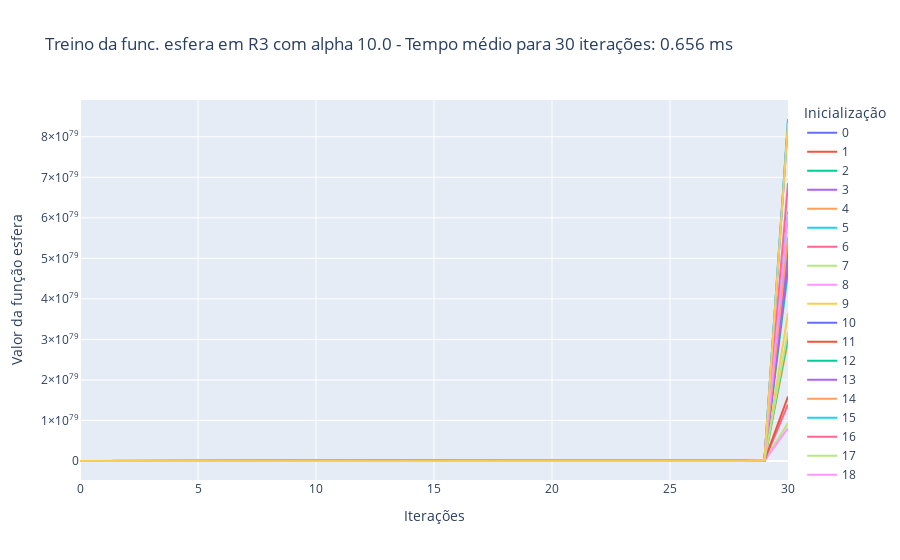

Source (notebook cell):
### Markdown cell above
Caso 2.3: $\alpha$ = 10, treinamento por 30 iterações

### Code cell
treina_gradiente(1e1, 3, 'esfera', 30)

### Figure 1 — Plotly figure (JSON) as saved in the notebook; plotly's stock layout.template omitted (floating-point values rounded to 4 significant figures)
{"data": [{"hovertemplate": "variable=0<br>index=%{x}<br>value=%{y}<extra></extra>", "legendgroup": "0", "line": {"color": "#636efa", "dash": "solid"}, "marker": {"symbol": "circle"}, "mode": "lines", "name": "0", "orientation": "v", "showlegend": true, "type": "scatter", "x": [0, 1, 2, 3, 4, 5, 6, 7, 8, 9, 10, 11, 12, 13, 14, 15, 16, 17, 18, 19, 20, 21, 22, 23, 24, 25, 26, 27, 28, 29, 30], "xaxis": "x", "y": [1574.0, 568400.0, 205200000.0, 74070000000.0, 26740000000000.0, 9652621377071560, 3484596317122833400, 1.258e+21, 4.541e+23, 1.639e+26, 5.918e+28, 2.136e+31, 7.713e+33, 2.784e+36, 1.005e+39, 3.628e+41, 1.31e+44, 4.729e+46, 1.707e+49, 6.162e+51, 2.225e+54, 8.031e+56, 2.899e+59, 1.047e+62, 3.778e+64, 1.364e+67, 4.924e+69, 1.777e+72, 6.417e+74, 2.316e+77, 8.362e+79], "yaxis": "y"}, {"hovertemplate": "variable=1<br>index=%{x}<br>value=%{y}<extra></extra>", "legendgroup": "1", "line": {"color": "#EF553B", "dash": "solid"}, "marker": {"symbol": "circle"}, "mode": "lines", "name": "1", "orientation": "v", "showlegend": true, "type": "scatter", "x": [0, 1, 2, 3, 4, 5, 6, 7, 8, 9, 10, 11, 12, 13, 14, 15, 16, 17, 18, 19, 20, 21, 22, 23, 24, 25, 26, 27, 28, 29, 30], "xaxis": "x", "y": [984.0, 355200.0, 128200000.0, 46290000000.0, 16710000000000.0, 6032868812696430, 2177865641383411700, 786209496539411600000, 2.838e+23, 1.025e+26, 3.699e+28, 1.335e+31, 4.82e+33, 1.74e+36, 6.282e+38, 2.268e+41, 8.187e+43, 2.955e+46, 1.067e+49, 3.851e+51, 1.39e+54, 5.019e+56, 1.812e+59, 6.541e+61, 2.361e+64, 8.524e+66, 3.077e+69, 1.111e+72, 4.01e+74, 1.448e+77, 5.226e+79], "yaxis": "y"}, {"hovertemplate": "variable=2<br>index=%{x}<br>value=%{y}<extra></extra>", "legendgroup": "2", "line": {"color": "#00cc96", "dash": "solid"}, "marker": {"symbol": "circle"}, "mode": "lines", "name": "2", "orientation": "v", "showlegend": true, "type": "scatter", "x": [0, 1, 2, 3, 4, 5, 6, 7, 8, 9, 10, 11, 12, 13, 14, 15, 16, 17, 18, 19, 20, 21, 22, 23, 24, 25, 26, 27, 28, 29, 30], "xaxis": "x", "y": [884.3, 319200.0, 115200000.0, 41600000000.0, 15020000000000.0, 5421626590881900, 1957207199308365800, 706551798950319900000, 2.551e+23, 9.208e+25, 3.324e+28, 1.2e+31, 4.332e+33, 1.564e+36, 5.645e+38, 2.038e+41, 7.357e+43, 2.656e+46, 9.588e+48, 3.461e+51, 1.25e+54, 4.511e+56, 1.628e+59, 5.878e+61, 2.122e+64, 7.661e+66, 2.766e+69, 9.984e+71, 3.604e+74, 1.301e+77, 4.697e+79], "yaxis": "y"}, {"hovertemplate": "variable=3<br>index=%{x}<br>value=%{y}<extra></extra>", "legendgroup": "3", "line": {"color": "#ab63fa", "dash": "solid"}, "marker": {"symbol": "circle"}, "mode": "lines", "name": "3", "orientation": "v", "showlegend": true, "type": "scatter", "x": [0, 1, 2, 3, 4, 5, 6, 7, 8, 9, 10, 11, 12, 13, 14, 15, 16, 17, 18, 19, 20, 21, 22, 23, 24, 25, 26, 27, 28, 29, 30], "xaxis": "x", "y": [1011.0, 365000.0, 131800000.0, 47570000000.0, 17170000000000.0, 6199696908164350, 2238090583847330000, 807950700768886400000, 2.917e+23, 1.053e+26, 3.801e+28, 1.372e+31, 4.954e+33, 1.788e+36, 6.456e+38, 2.33e+41, 8.413e+43, 3.037e+46, 1.096e+49, 3.958e+51, 1.429e+54, 5.158e+56, 1.862e+59, 6.722e+61, 2.427e+64, 8.76e+66, 3.162e+69, 1.142e+72, 4.121e+74, 1.488e+77, 5.371e+79], "yaxis": "y"}, {"hovertemplate": "variable=4<br>index=%{x}<br>value=%{y}<extra></extra>", "legendgroup": "4", "line": {"color": "#FFA15A", "dash": "solid"}, "marker": {"symbol": "circle"}, "mode": "lines", "name": "4", "orientation": "v", "showlegend": true, "type": "scatter", "x": [0, 1, 2, 3, 4, 5, 6, 7, 8, 9, 10, 11, 12, 13, 14, 15, 16, 17, 18, 19, 20, 21, 22, 23, 24, 25, 26, 27, 28, 29, 30], "xaxis": "x", "y": [557.4, 201200.0, 72640000.0, 26220000000.0, 9466000000000.0, 3417316437279902, 1233651233858044700, 445348095422754100000, 1.608e+23, 5.804e+25, 2.095e+28, 7.564e+30, 2.73e+33, 9.857e+35, 3.558e+38, 1.285e+41, 4.637e+43, 1.674e+46, 6.043e+48, 2.182e+51, 7.876e+53, 2.843e+56, 1.026e+59, 3.705e+61, 1.338e+64, 4.829e+66, 1.743e+69, 6.293e+71, 2.272e+74, 8.201e+76, 2.961e+79], "yaxis": "y"}, {"hovertemplate": "variable=5<br>index=%{x}<br>value=%{y}<extra></extra>", "legendgroup": "5", "line": {"color": "#19d3f3", "dash": "solid"}, "marker": {"symbol": "circle"}, "mode": "lines", "name": "5", "orientation": "v", "showlegend": true, "type": "scatter", "x": [0, 1, 2, 3, 4, 5, 6, 7, 8, 9, 10, 11, 12, 13, 14, 15, 16, 17, 18, 19, 20, 21, 22, 23, 24, 25, 26, 27, 28, 29, 30], "xaxis": "x", "y": [1589.0, 573600.0, 207100000.0, 74750000000.0, 26980000000000.0, 9741453905336168, 3516664859826356000, 1.27e+21, 4.583e+23, 1.654e+26, 5.973e+28, 2.156e+31, 7.783e+33, 2.81e+36, 1.014e+39, 3.662e+41, 1.322e+44, 4.772e+46, 1.723e+49, 6.219e+51, 2.245e+54, 8.105e+56, 2.926e+59, 1.056e+62, 3.813e+64, 1.376e+67, 4.969e+69, 1.794e+72, 6.476e+74, 2.338e+77, 8.439e+79], "yaxis": "y"}, {"hovertemplate": "variable=6<br>index=%{x}<br>value=%{y}<extra></extra>", "legendgroup": "6", "line": {"color": "#FF6692", "dash": "solid"}, "marker": {"symbol": "circle"}, "mode": "lines", "name": "6", "orientation": "v", "showlegend": true, "type": "scatter", "x": [0, 1, 2, 3, 4, 5, 6, 7, 8, 9, 10, 11, 12, 13, 14, 15, 16, 17, 18, 19, 20, 21, 22, 23, 24, 25, 26, 27, 28, 29, 30], "xaxis": "x", "y": [263.0, 94930.0, 34270000.0, 12370000000.0, 4466000000000.0, 1612000000000000.0, 582026739796088800, 210111653066388080000, 7.585e+22, 2.738e+25, 9.885e+27, 3.568e+30, 1.288e+33, 4.65e+35, 1.679e+38, 6.06e+40, 2.188e+43, 7.898e+45, 2.851e+48, 1.029e+51, 3.716e+53, 1.341e+56, 4.842e+58, 1.748e+61, 6.311e+63, 2.278e+66, 8.224e+68, 2.969e+71, 1.072e+74, 3.869e+76, 1.397e+79], "yaxis": "y"}, {"hovertemplate": "variable=7<br>index=%{x}<br>value=%{y}<extra></extra>", "legendgroup": "7", "line": {"color": "#B6E880", "dash": "solid"}, "marker": {"symbol": "circle"}, "mode": "lines", "name": "7", "orientation": "v", "showlegend": true, "type": "scatter", "x": [0, 1, 2, 3, 4, 5, 6, 7, 8, 9, 10, 11, 12, 13, 14, 15, 16, 17, 18, 19, 20, 21, 22, 23, 24, 25, 26, 27, 28, 29, 30], "xaxis": "x", "y": [176.2, 63600.0, 22960000.0, 8289000000.0, 2992000000000.0, 1080202976867829, 389953274649286300, 140773132148392330000, 5.082e+22, 1.835e+25, 6.623e+27, 2.391e+30, 8.631e+32, 3.116e+35, 1.125e+38, 4.06e+40, 1.466e+43, 5.292e+45, 1.91e+48, 6.896e+50, 2.49e+53, 8.987e+55, 3.244e+58, 1.171e+61, 4.228e+63, 1.526e+66, 5.51e+68, 1.989e+71, 7.181e+73, 2.592e+76, 9.358e+78], "yaxis": "y"}, {"hovertemplate": "variable=8<br>index=%{x}<br>value=%{y}<extra></extra>", "legendgroup": "8", "line": {"color": "#FF97FF", "dash": "solid"}, "marker": {"symbol": "circle"}, "mode": "lines", "name": "8", "orientation": "v", "showlegend": true, "type": "scatter", "x": [0, 1, 2, 3, 4, 5, 6, 7, 8, 9, 10, 11, 12, 13, 14, 15, 16, 17, 18, 19, 20, 21, 22, 23, 24, 25, 26, 27, 28, 29, 30], "xaxis": "x", "y": [153.5, 55400.0, 20000000.0, 7220000000.0, 2606000000000.0, 940900000000000.0, 339661422353718400, 122617773469692330000, 4.427e+22, 1.598e+25, 5.769e+27, 2.082e+30, 7.518e+32, 2.714e+35, 9.797e+37, 3.537e+40, 1.277e+43, 4.609e+45, 1.664e+48, 6.007e+50, 2.168e+53, 7.828e+55, 2.826e+58, 1.02e+61, 3.683e+63, 1.329e+66, 4.799e+68, 1.733e+71, 6.255e+73, 2.258e+76, 8.151e+78], "yaxis": "y"}, {"hovertemplate": "variable=9<br>index=%{x}<br>value=%{y}<extra></extra>", "legendgroup": "9", "line": {"color": "#FECB52", "dash": "solid"}, "marker": {"symbol": "circle"}, "mode": "lines", "name": "9", "orientation": "v", "showlegend": true, "type": "scatter", "x": [0, 1, 2, 3, 4, 5, 6, 7, 8, 9, 10, 11, 12, 13, 14, 15, 16, 17, 18, 19, 20, 21, 22, 23, 24, 25, 26, 27, 28, 29, 30], "xaxis": "x", "y": [686.9, 248000.0, 89520000.0, 32320000000.0, 11670000000000.0, 4212000000000000.0, 1520428885162289000, 548874827543586500000, 1.981e+23, 7.153e+25, 2.582e+28, 9.322e+30, 3.365e+33, 1.215e+36, 4.386e+38, 1.583e+41, 5.715e+43, 2.063e+46, 7.448e+48, 2.689e+51, 9.707e+53, 3.504e+56, 1.265e+59, 4.567e+61, 1.649e+64, 5.951e+66, 2.148e+69, 7.756e+71, 2.8e+74, 1.011e+77, 3.649e+79], "yaxis": "y"}, {"hovertemplate": "variable=10<br>index=%{x}<br>value=%{y}<extra></extra>", "legendgroup": "10", "line": {"color": "#636efa", "dash": "solid"}, "marker": {"symbol": "circle"}, "mode": "lines", "name": "10", "orientation": "v", "showlegend": true, "type": "scatter", "x": [0, 1, 2, 3, 4, 5, 6, 7, 8, 9, 10, 11, 12, 13, 14, 15, 16, 17, 18, 19, 20, 21, 22, 23, 24, 25, 26, 27, 28, 29, 30], "xaxis": "x", "y": [932.6, 336700.0, 121500000.0, 43880000000.0, 15840000000000.0, 5717926217129306, 2064171364383679200, 745165862542508000000, 2.69e+23, 9.711e+25, 3.506e+28, 1.266e+31, 4.569e+33, 1.649e+36, 5.954e+38, 2.149e+41, 7.759e+43, 2.801e+46, 1.011e+49, 3.65e+51, 1.318e+54, 4.757e+56, 1.717e+59, 6.2e+61, 2.238e+64, 8.079e+66, 2.917e+69, 1.053e+72, 3.801e+74, 1.372e+77, 4.954e+79], "yaxis": "y"}, {"hovertemplate": "variable=11<br>index=%{x}<br>value=%{y}<extra></extra>", "legendgroup": "11", "line": {"color": "#EF553B", "dash": "solid"}, "marker": {"symbol": "circle"}, "mode": "lines", "name": "11", "orientation": "v", "showlegend": true, "type": "scatter", "x": [0, 1, 2, 3, 4, 5, 6, 7, 8, 9, 10, 11, 12, 13, 14, 15, 16, 17, 18, 19, 20, 21, 22, 23, 24, 25, 26, 27, 28, 29, 30], "xaxis": "x", "y": [299.3, 108000.0, 39000000.0, 14080000000.0, 5083000000000.0, 1835000000000000.0, 662436309242068900, 239139507636386920000, 8.633e+22, 3.116e+25, 1.125e+28, 4.061e+30, 1.466e+33, 5.293e+35, 1.911e+38, 6.898e+40, 2.49e+43, 8.989e+45, 3.245e+48, 1.171e+51, 4.229e+53, 1.527e+56, 5.511e+58, 1.99e+61, 7.182e+63, 2.593e+66, 9.36e+68, 3.379e+71, 1.22e+74, 4.404e+76, 1.59e+79], "yaxis": "y"}, {"hovertemplate": "variable=12<br>index=%{x}<br>value=%{y}<extra></extra>", "legendgroup": "12", "line": {"color": "#00cc96", "dash": "solid"}, "marker": {"symbol": "circle"}, "mode": "lines", "name": "12", "orientation": "v", "showlegend": true, "type": "scatter", "x": [0, 1, 2, 3, 4, 5, 6, 7, 8, 9, 10, 11, 12, 13, 14, 15, 16, 17, 18, 19, 20, 21, 22, 23, 24, 25, 26, 27, 28, 29, 30], "xaxis": "x", "y": [580.4, 209500.0, 75640000.0, 27310000000.0, 9857000000000.0, 3558555209542540, 1284638430644856800, 463754473462793500000, 1.674e+23, 6.044e+25, 2.182e+28, 7.876e+30, 2.843e+33, 1.026e+36, 3.705e+38, 1.338e+41, 4.829e+43, 1.743e+46, 6.293e+48, 2.272e+51, 8.201e+53, 2.961e+56, 1.069e+59, 3.858e+61, 1.393e+64, 5.028e+66, 1.815e+69, 6.553e+71, 2.366e+74, 8.54e+76, 3.083e+79], "yaxis": "y"}, {"hovertemplate": "variable=13<br>index=%{x}<br>value=%{y}<extra></extra>", "legendgroup": "13", "line": {"color": "#ab63fa", "dash": "solid"}, "marker": {"symbol": "circle"}, "mode": "lines", "name": "13", "orientation": "v", "showlegend": true, "type": "scatter", "x": [0, 1, 2, 3, 4, 5, 6, 7, 8, 9, 10, 11, 12, 13, 14, 15, 16, 17, 18, 19, 20, 21, 22, 23, 24, 25, 26, 27, 28, 29, 30], "xaxis": "x", "y": [922.7, 333100.0, 120200000.0, 43410000000.0, 15670000000000.0, 5657072328170596, 2042203110469584600, 737235322879520300000, 2.661e+23, 9.608e+25, 3.468e+28, 1.252e+31, 4.52e+33, 1.632e+36, 5.891e+38, 2.126e+41, 7.677e+43, 2.771e+46, 1e+49, 3.612e+51, 1.304e+54, 4.707e+56, 1.699e+59, 6.134e+61, 2.214e+64, 7.993e+66, 2.886e+69, 1.042e+72, 3.761e+74, 1.358e+77, 4.901e+79], "yaxis": "y"}, {"hovertemplate": "variable=14<br>index=%{x}<br>value=%{y}<extra></extra>", "legendgroup": "14", "line": {"color": "#FFA15A", "dash": "solid"}, "marker": {"symbol": "circle"}, "mode": "lines", "name": "14", "orientation": "v", "showlegend": true, "type": "scatter", "x": [0, 1, 2, 3, 4, 5, 6, 7, 8, 9, 10, 11, 12, 13, 14, 15, 16, 17, 18, 19, 20, 21, 22, 23, 24, 25, 26, 27, 28, 29, 30], "xaxis": "x", "y": [1040.0, 375300.0, 135500000.0, 48910000000.0, 17660000000000.0, 6374496679769100, 2301193301396645400, 830730781804188900000, 2.999e+23, 1.083e+26, 3.908e+28, 1.411e+31, 5.093e+33, 1.839e+36, 6.638e+38, 2.396e+41, 8.65e+43, 3.123e+46, 1.127e+49, 4.07e+51, 1.469e+54, 5.303e+56, 1.915e+59, 6.912e+61, 2.495e+64, 9.007e+66, 3.252e+69, 1.174e+72, 4.238e+74, 1.53e+77, 5.522e+79], "yaxis": "y"}, {"hovertemplate": "variable=15<br>index=%{x}<br>value=%{y}<extra></extra>", "legendgroup": "15", "line": {"color": "#19d3f3", "dash": "solid"}, "marker": {"symbol": "circle"}, "mode": "lines", "name": "15", "orientation": "v", "showlegend": true, "type": "scatter", "x": [0, 1, 2, 3, 4, 5, 6, 7, 8, 9, 10, 11, 12, 13, 14, 15, 16, 17, 18, 19, 20, 21, 22, 23, 24, 25, 26, 27, 28, 29, 30], "xaxis": "x", "y": [1159.0, 418400.0, 151100000.0, 54530000000.0, 19690000000000.0, 7106604620329436, 2565484267938926600, 926139820725952600000, 3.343e+23, 1.207e+26, 4.357e+28, 1.573e+31, 5.678e+33, 2.05e+36, 7.4e+38, 2.671e+41, 9.644e+43, 3.481e+46, 1.257e+49, 4.537e+51, 1.638e+54, 5.913e+56, 2.134e+59, 7.705e+61, 2.782e+64, 1.004e+67, 3.625e+69, 1.309e+72, 4.724e+74, 1.705e+77, 6.157e+79], "yaxis": "y"}, {"hovertemplate": "variable=16<br>index=%{x}<br>value=%{y}<extra></extra>", "legendgroup": "16", "line": {"color": "#FF6692", "dash": "solid"}, "marker": {"symbol": "circle"}, "mode": "lines", "name": "16", "orientation": "v", "showlegend": true, "type": "scatter", "x": [0, 1, 2, 3, 4, 5, 6, 7, 8, 9, 10, 11, 12, 13, 14, 15, 16, 17, 18, 19, 20, 21, 22, 23, 24, 25, 26, 27, 28, 29, 30], "xaxis": "x", "y": [1290.0, 465700.0, 168100000.0, 60690000000.0, 21910000000000.0, 7909452507551999, 2855312355226272300, 1.031e+21, 3.721e+23, 1.343e+26, 4.849e+28, 1.751e+31, 6.32e+33, 2.281e+36, 8.236e+38, 2.973e+41, 1.073e+44, 3.875e+46, 1.399e+49, 5.049e+51, 1.823e+54, 6.581e+56, 2.376e+59, 8.576e+61, 3.096e+64, 1.118e+67, 4.035e+69, 1.456e+72, 5.258e+74, 1.898e+77, 6.852e+79], "yaxis": "y"}, {"hovertemplate": "variable=17<br>index=%{x}<br>value=%{y}<extra></extra>", "legendgroup": "17", "line": {"color": "#B6E880", "dash": "solid"}, "marker": {"symbol": "circle"}, "mode": "lines", "name": "17", "orientation": "v", "showlegend": true, "type": "scatter", "x": [0, 1, 2, 3, 4, 5, 6, 7, 8, 9, 10, 11, 12, 13, 14, 15, 16, 17, 18, 19, 20, 21, 22, 23, 24, 25, 26, 27, 28, 29, 30], "xaxis": "x", "y": [599.3, 216300.0, 78100000.0, 28190000000.0, 10180000000000.0, 3674000000000000.0, 1326420728888317200, 478837883128682500000, 1.729e+23, 6.24e+25, 2.253e+28, 8.132e+30, 2.936e+33, 1.06e+36, 3.826e+38, 1.381e+41, 4.986e+43, 1.8e+46, 6.498e+48, 2.346e+51, 8.468e+53, 3.057e+56, 1.104e+59, 3.984e+61, 1.438e+64, 5.192e+66, 1.874e+69, 6.766e+71, 2.443e+74, 8.818e+76, 3.183e+79], "yaxis": "y"}, {"hovertemplate": "variable=18<br>index=%{x}<br>value=%{y}<extra></extra>", "legendgroup": "18", "line": {"color": "#FF97FF", "dash": "solid"}, "marker": {"symbol": "circle"}, "mode": "lines", "name": "18", "orientation": "v", "showlegend": true, "type": "scatter", "x": [0, 1, 2, 3, 4, 5, 6, 7, 8, 9, 10, 11, 12, 13, 14, 15, 16, 17, 18, 19, 20, 21, 22, 23, 24, 25, 26, 27, 28, 29, 30], "xaxis": "x", "y": [1148.0, 414500.0, 149600000.0, 54020000000.0, 19500000000000.0, 7039423073642738, 2541231729585028000, 917384654380195100000, 3.312e+23, 1.196e+26, 4.316e+28, 1.558e+31, 5.625e+33, 2.03e+36, 7.33e+38, 2.646e+41, 9.552e+43, 3.448e+46, 1.245e+49, 4.494e+51, 1.622e+54, 5.857e+56, 2.114e+59, 7.632e+61, 2.755e+64, 9.947e+66, 3.591e+69, 1.296e+72, 4.68e+74, 1.689e+77, 6.098e+79], "yaxis": "y"}, {"hovertemplate": "variable=19<br>index=%{x}<br>value=%{y}<extra></extra>", "legendgroup": "19", "line": {"color": "#FECB52", "dash": "solid"}, "marker": {"symbol": "circle"}, "mode": "lines", "name": "19", "orientation": "v", "showlegend": true, "type": "scatter", "x": [0, 1, 2, 3, 4, 5, 6, 7, 8, 9, 10, 11, 12, 13, 14, 15, 16, 17, 18, 19, 20, 21, 22, 23, 24, 25, 26, 27, 28, 29, 30], "xaxis": "x", "y": [1570.0, 566600.0, 204600000.0, 73840000000.0, 26660000000000.0, 9623299841529296, 3474011242792075300, 1.254e+21, 4.527e+23, 1.634e+26, 5.9e+28, 2.13e+31, 7.689e+33, 2.776e+36, 1.002e+39, 3.617e+41, 1.306e+44, 4.714e+46, 1.702e+49, 6.144e+51, 2.218e+54, 8.006e+56, 2.89e+59, 1.043e+62, 3.767e+64, 1.36e+67, 4.909e+69, 1.772e+72, 6.397e+74, 2.309e+77, 8.337e+79], "yaxis": "y"}], "layout": {"legend": {"title": {"text": "Inicialização"}, "tracegroupgap": 0}, "title": {"text": "Treino da func. esfera em R3 com alpha 10.0 - Tempo médio para 30 iterações: 0.656 ms"}, "xaxis": {"anchor": "y", "domain": [0, 1], "title": {"text": "Iterações"}}, "yaxis": {"anchor": "x", "domain": [0, 1], "title": {"text": "Valor da função esfera"}}}}
